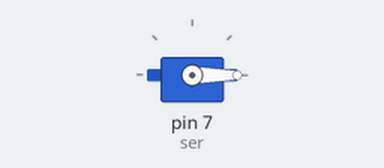
A sketch run on a simulated Arduino Uno, built with avr-gcc and run on an emulated ATmega328P. Shown: servo.

Above: at 0.05 s.
At 1.5 s:
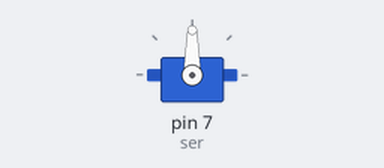
At 3.0 s:
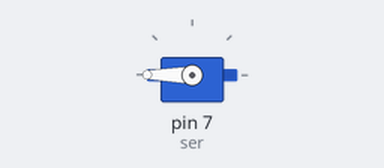
Timing chart, 0 to 6.9 s (numbered marks = the images above):
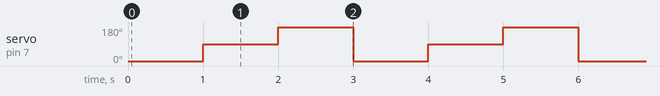

The sketch:

Servo_0_90_180.ino
```cpp
#include <Servo.h>
Servo servo;
int ser = 7;

void setup() {
  pinMode(ser, OUTPUT);
  servo.attach(ser);
}

void loop() {
  servo.write(0);
  delay(1000);
  servo.write(90);
  delay(1000);
  servo.write(180);
  delay(1000);
}
```

Measured:
- by itself, servo on pin 7 (ser): repeats every 3.0 s: 180° 1.0 s, 0° 1.0 s, 90° 1.0 s
